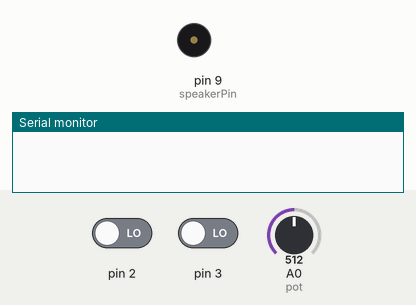
This sketch was run on a simulated Arduino Uno, built with avr-gcc and run on an emulated ATmega328P. Parts: buzzer (waves = sounding), the last lines printed to the serial monitor. The inputs (shaded band) are chosen by the test bench; at power-on: pin 2 LOW, pin 3 LOW, A0 (pot) = 512.

Above: at 1.2 s.
1.3 s: pin 2 driven HIGH
At 2.2 s:
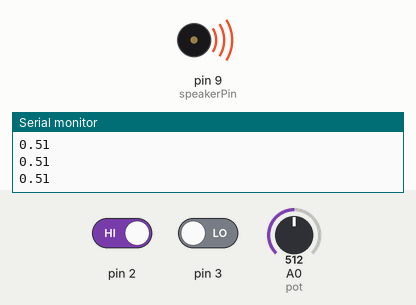
Timing chart, 0 to 4.3 s (numbered marks = the images above; inputs shaded):
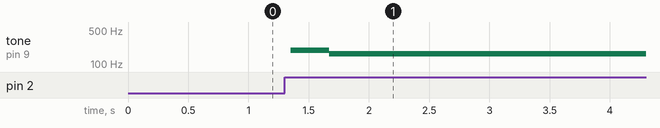

Measured:
- after the input at 1.3 s, tone on pin 9 (speakerPin): silent → 192 Hz after 0.05 s, → 163 Hz 0.32 s later

The sketch:

soundmDC.ino
```cpp
const int speakerPin = 9;  // the pin number for the speaker
int notePlay = 0;
float frequency;


void setup() {
  Serial.begin(9600);

  // make the two buttons inputs and the speaker pin an output:
  pinMode(2, INPUT);
  pinMode(3, INPUT);
  pinMode(speakerPin, OUTPUT);
}

void loop() {
  //button 1 pushed
  if (digitalRead(2) == HIGH) {
    frequency = 220;
    notePlay = 1;
  //button 2 pushed
  }else if (digitalRead(3) == HIGH) {
    frequency = 440;
    notePlay = 1;
  } else {
    digitalWrite(speakerPin, LOW);
    notePlay = 0;
  }

  //if a button is pushed begin the duty cycle alternating based on the FSR analog input
  if (notePlay == 1) {
    int period = (1 / frequency) * 1000000;
    int analogValue = analogRead(A0);  // read the pot value
    int timbre = map(analogValue, 0, 950, 50, 900);
    float multiplier = timbre / 1000.0;
    // turn the speaker on:
    digitalWrite(speakerPin, HIGH);
    // delay half the period:
    delayMicroseconds(period * multiplier);
    // turn the speaker off:
    digitalWrite(speakerPin, LOW);
    // delay half the period:
    delayMicroseconds(period * (1 - multiplier));
    Serial.println(multiplier);
  }
}
```
